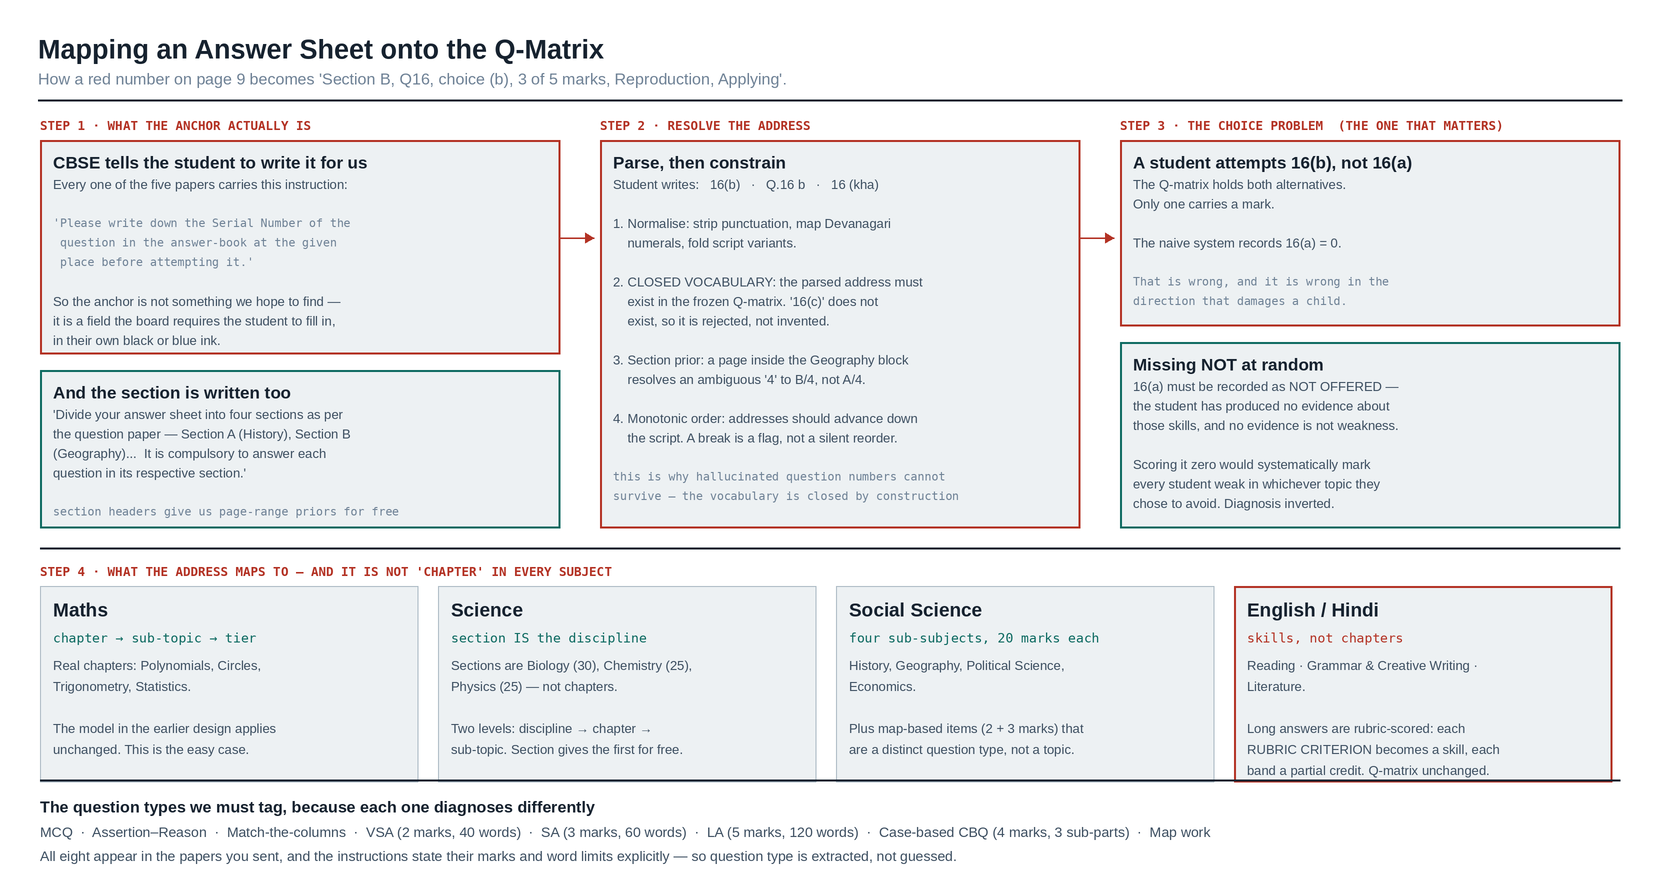

Generate this figure with Python:
from diag import D, C, FM, FB, FR, FMB
W,H = 1660, 872
d = D(W,H,"Mapping an Answer Sheet onto the Q-Matrix",
      "How a red number on page 9 becomes 'Section B, Q16, choice (b), 3 of 5 marks, Reproduction, Applying'.")

# left: address matching
d.tag(40,118,"STEP 1 · WHAT THE ANCHOR ACTUALLY IS",C["mark"],12.5)
d.box(40,140,520,214,"CBSE tells the student to write it for us",
 ["Every one of the five papers carries this instruction:","",
  "~'Please write down the Serial Number of the","~ question in the answer-book at the given","~ place before attempting it.'","",
  "So the anchor is not something we hope to find —","it is a field the board requires the student to fill in,","in their own black or blue ink."],"accent",tsize=17,lsize=13)
d.box(40,370,520,158,"And the section is written too",
 ["'Divide your answer sheet into four sections as per","the question paper — Section A (History), Section B",
  "(Geography)...  It is compulsory to answer each","question in its respective section.'","",
  "~section headers give us page-range priors for free"],"verify",tsize=17,lsize=13)

# middle: resolution
d.tag(600,118,"STEP 2 · RESOLVE THE ADDRESS",C["mark"],12.5)
d.box(600,140,480,388,"Parse, then constrain",
 ["Student writes:   16(b)   ·   Q.16 b   ·   16 (kha)","",
  "1. Normalise: strip punctuation, map Devanagari","    numerals, fold script variants.","",
  "2. CLOSED VOCABULARY: the parsed address must","    exist in the frozen Q-matrix. '16(c)' does not","    exist, so it is rejected, not invented.","",
  "3. Section prior: a page inside the Geography block","    resolves an ambiguous '4' to B/4, not A/4.","",
  "4. Monotonic order: addresses should advance down","    the script. A break is a flag, not a silent reorder.","",
  "~this is why hallucinated question numbers cannot","~survive — the vocabulary is closed by construction"],"accent",tsize=17,lsize=13)

# right: the choice problem
d.tag(1120,118,"STEP 3 · THE CHOICE PROBLEM  (THE ONE THAT MATTERS)",C["mark"],12.5)
d.box(1120,140,500,186,"A student attempts 16(b), not 16(a)",
 ["The Q-matrix holds both alternatives.","Only one carries a mark.","",
  "The naive system records 16(a) = 0.","","~That is wrong, and it is wrong in the",
  "~direction that damages a child."],"accent",tsize=17,lsize=13)
d.box(1120,342,500,186,"Missing NOT at random",
 ["16(a) must be recorded as NOT OFFERED —","the student has produced no evidence about",
  "those skills, and no evidence is not weakness.","",
  "Scoring it zero would systematically mark","every student weak in whichever topic they",
  "chose to avoid. Diagnosis inverted."],"verify",tsize=17,lsize=13)

d.arrow([(560,238),(594,238)],C["mark"],1.8)
d.arrow([(1080,238),(1114,238)],C["mark"],1.8)

# bottom: mapping to skills per subject
by=548
d.line(40,by,1620,by,C["ink"],2)
d.tag(40,by+16,"STEP 4 · WHAT THE ADDRESS MAPS TO — AND IT IS NOT 'CHAPTER' IN EVERY SUBJECT",C["mark"],12.5)
sy=by+38
cards=[("Maths","chapter → sub-topic → tier",
        ["Real chapters: Polynomials, Circles,","Trigonometry, Statistics.","",
         "The model in the earlier design applies","unchanged. This is the easy case."],"plain"),
       ("Science","section IS the discipline",
        ["Sections are Biology (30), Chemistry (25),","Physics (25) — not chapters.",
         "","Two levels: discipline → chapter →","sub-topic. Section gives the first for free."],"plain"),
       ("Social Science","four sub-subjects, 20 marks each",
        ["History, Geography, Political Science,","Economics.","",
         "Plus map-based items (2 + 3 marks) that","are a distinct question type, not a topic."],"plain"),
       ("English / Hindi","skills, not chapters",
        ["Reading · Grammar & Creative Writing ·","Literature.","",
         "Long answers are rubric-scored: each","RUBRIC CRITERION becomes a skill, each","band a partial credit. Q-matrix unchanged."],"accent")]
for i,(t,sub,lines,kind) in enumerate(cards):
    x=40+i*398
    d.box(x,sy,378,196,t,None,kind,tsize=19)
    d.text(x+13,sy+44,sub,13,FM,C["mark"] if kind=="accent" else C["verify"])
    yy=sy+72
    for ln in lines:
        d.text(x+13,yy,ln,13,FR,C["ink2"]); yy+=21

d.line(40,H-92,1620,H-92,C["ink"],2)
d.text(40,H-74,"The question types we must tag, because each one diagnoses differently",16,FB,C["ink"])
d.text(40,H-48,"MCQ  ·  Assertion–Reason  ·  Match-the-columns  ·  VSA (2 marks, 40 words)  ·  SA (3 marks, 60 words)  ·  LA (5 marks, 120 words)  ·  Case-based CBQ (4 marks, 3 sub-parts)  ·  Map work",14,FR,C["ink2"])
d.text(40,H-24,"All eight appear in the papers you sent, and the instructions state their marks and word limits explicitly — so question type is extracted, not guessed.",14,FR,C["ink2"])
d.save("d8.png"); print("ok")
